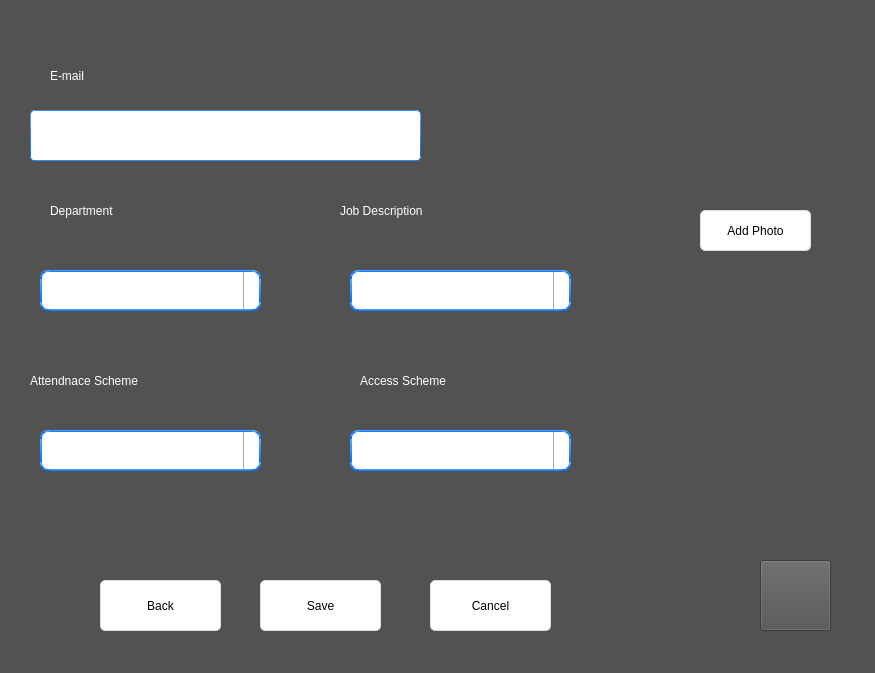
<?xml version="1.0" encoding="UTF-8"?>
<ui version="4.0">
 <class>newemp2</class>
 <widget class="QWidget" name="newemp2">
  <property name="geometry">
   <rect>
    <x>0</x>
    <y>0</y>
    <width>875</width>
    <height>673</height>
   </rect>
  </property>
  <property name="windowTitle">
   <string>Form</string>
  </property>
  <property name="styleSheet">
   <string notr="true">background-color:rgb(82, 82, 82);
font: 16pt &quot;Arial Rounded MT Bold&quot;;</string>
  </property>
  <widget class="QPushButton" name="addphoto_btn">
   <property name="geometry">
    <rect>
     <x>700</x>
     <y>210</y>
     <width>111</width>
     <height>41</height>
    </rect>
   </property>
   <property name="styleSheet">
    <string notr="true">QPushButton{
	font: 75 11pt &quot;MS Shell Dlg 2&quot;;
	border-style: solid;
	border-top-color: qlineargradient(spread:pad, x1:0.5, y1:1, x2:0.5, y2:0, stop:0 rgb(215, 215, 215), stop:1 rgb(222, 222, 222));
	border-right-color: qlineargradient(spread:pad, x1:0, y1:0.5, x2:1, y2:0.5, stop:0 rgb(217, 217, 217), stop:1 rgb(227, 227, 227));
	border-left-color: qlineargradient(spread:pad, x1:0, y1:0.5, x2:1, y2:0.5, stop:0 rgb(227, 227, 227), stop:1 rgb(217, 217, 217));
	border-bottom-color: qlineargradient(spread:pad, x1:0.5, y1:1, x2:0.5, y2:0, stop:0 rgb(215, 215, 215), stop:1 rgb(222, 222, 222));
	border-width: 1px;
	border-radius: 5px;
	color: rgb(0,0,0);
	padding: 2px;
	background-color: rgb(255,255,255);
}
QPushButton:hover{
	border-style: solid;
	border-top-color: qlineargradient(spread:pad, x1:0.5, y1:1, x2:0.5, y2:0, stop:0 rgb(195, 195, 195), stop:1 rgb(222, 222, 222));
	border-right-color: qlineargradient(spread:pad, x1:0, y1:0.5, x2:1, y2:0.5, stop:0 rgb(197, 197, 197), stop:1 rgb(227, 227, 227));
	border-left-color: qlineargradient(spread:pad, x1:0, y1:0.5, x2:1, y2:0.5, stop:0 rgb(227, 227, 227), stop:1 rgb(197, 197, 197));
	border-bottom-color: qlineargradient(spread:pad, x1:0.5, y1:1, x2:0.5, y2:0, stop:0 rgb(195, 195, 195), stop:1 rgb(222, 222, 222));
	border-width: 1px;
	border-radius: 5px;
	color: rgb(0,0,0);
	padding: 2px;
	background-color: rgb(255,255,255);
}
QPushButton:pressed{
	border-style: solid;
	border-top-color: qlineargradient(spread:pad, x1:0.5, y1:1, x2:0.5, y2:0, stop:0 rgb(215, 215, 215), stop:1 rgb(222, 222, 222));
	border-right-color: qlineargradient(spread:pad, x1:0, y1:0.5, x2:1, y2:0.5, stop:0 rgb(217, 217, 217), stop:1 rgb(227, 227, 227));
	border-left-color: qlineargradient(spread:pad, x1:0, y1:0.5, x2:1, y2:0.5, stop:0 rgb(227, 227, 227), stop:1 rgb(217, 217, 217));
	border-bottom-color: qlineargradient(spread:pad, x1:0.5, y1:1, x2:0.5, y2:0, stop:0 rgb(215, 215, 215), stop:1 rgb(222, 222, 222));
	border-width: 1px;
	border-radius: 5px;
	color: rgb(0,0,0);
	padding: 2px;
	background-color: rgb(142,142,142);
}
QPushButton:disabled{
	border-style: solid;
	border-top-color: qlineargradient(spread:pad, x1:0.5, y1:1, x2:0.5, y2:0, stop:0 rgb(215, 215, 215), stop:1 rgb(222, 222, 222));
	border-right-color: qlineargradient(spread:pad, x1:0, y1:0.5, x2:1, y2:0.5, stop:0 rgb(217, 217, 217), stop:1 rgb(227, 227, 227));
	border-left-color: qlineargradient(spread:pad, x1:0, y1:0.5, x2:1, y2:0.5, stop:0 rgb(227, 227, 227), stop:1 rgb(217, 217, 217));
	border-bottom-color: qlineargradient(spread:pad, x1:0.5, y1:1, x2:0.5, y2:0, stop:0 rgb(215, 215, 215), stop:1 rgb(222, 222, 222));
	border-width: 1px;
	border-radius: 5px;
	color: #808086;
	padding: 2px;
	background-color: rgb(142,142,142);
}</string>
   </property>
   <property name="text">
    <string>Add Photo</string>
   </property>
  </widget>
  <widget class="QPushButton" name="back_btn">
   <property name="geometry">
    <rect>
     <x>100</x>
     <y>580</y>
     <width>121</width>
     <height>51</height>
    </rect>
   </property>
   <property name="styleSheet">
    <string notr="true">QPushButton{
	font: 75 11pt &quot;MS Shell Dlg 2&quot;;
	border-style: solid;
	border-top-color: qlineargradient(spread:pad, x1:0.5, y1:1, x2:0.5, y2:0, stop:0 rgb(215, 215, 215), stop:1 rgb(222, 222, 222));
	border-right-color: qlineargradient(spread:pad, x1:0, y1:0.5, x2:1, y2:0.5, stop:0 rgb(217, 217, 217), stop:1 rgb(227, 227, 227));
	border-left-color: qlineargradient(spread:pad, x1:0, y1:0.5, x2:1, y2:0.5, stop:0 rgb(227, 227, 227), stop:1 rgb(217, 217, 217));
	border-bottom-color: qlineargradient(spread:pad, x1:0.5, y1:1, x2:0.5, y2:0, stop:0 rgb(215, 215, 215), stop:1 rgb(222, 222, 222));
	border-width: 1px;
	border-radius: 5px;
	color: rgb(0,0,0);
	padding: 2px;
	background-color: rgb(255,255,255);
}
QPushButton:hover{
	border-style: solid;
	border-top-color: qlineargradient(spread:pad, x1:0.5, y1:1, x2:0.5, y2:0, stop:0 rgb(195, 195, 195), stop:1 rgb(222, 222, 222));
	border-right-color: qlineargradient(spread:pad, x1:0, y1:0.5, x2:1, y2:0.5, stop:0 rgb(197, 197, 197), stop:1 rgb(227, 227, 227));
	border-left-color: qlineargradient(spread:pad, x1:0, y1:0.5, x2:1, y2:0.5, stop:0 rgb(227, 227, 227), stop:1 rgb(197, 197, 197));
	border-bottom-color: qlineargradient(spread:pad, x1:0.5, y1:1, x2:0.5, y2:0, stop:0 rgb(195, 195, 195), stop:1 rgb(222, 222, 222));
	border-width: 1px;
	border-radius: 5px;
	color: rgb(0,0,0);
	padding: 2px;
	background-color: rgb(255,255,255);
}
QPushButton:pressed{
	border-style: solid;
	border-top-color: qlineargradient(spread:pad, x1:0.5, y1:1, x2:0.5, y2:0, stop:0 rgb(215, 215, 215), stop:1 rgb(222, 222, 222));
	border-right-color: qlineargradient(spread:pad, x1:0, y1:0.5, x2:1, y2:0.5, stop:0 rgb(217, 217, 217), stop:1 rgb(227, 227, 227));
	border-left-color: qlineargradient(spread:pad, x1:0, y1:0.5, x2:1, y2:0.5, stop:0 rgb(227, 227, 227), stop:1 rgb(217, 217, 217));
	border-bottom-color: qlineargradient(spread:pad, x1:0.5, y1:1, x2:0.5, y2:0, stop:0 rgb(215, 215, 215), stop:1 rgb(222, 222, 222));
	border-width: 1px;
	border-radius: 5px;
	color: rgb(0,0,0);
	padding: 2px;
	background-color: rgb(142,142,142);
}
QPushButton:disabled{
	border-style: solid;
	border-top-color: qlineargradient(spread:pad, x1:0.5, y1:1, x2:0.5, y2:0, stop:0 rgb(215, 215, 215), stop:1 rgb(222, 222, 222));
	border-right-color: qlineargradient(spread:pad, x1:0, y1:0.5, x2:1, y2:0.5, stop:0 rgb(217, 217, 217), stop:1 rgb(227, 227, 227));
	border-left-color: qlineargradient(spread:pad, x1:0, y1:0.5, x2:1, y2:0.5, stop:0 rgb(227, 227, 227), stop:1 rgb(217, 217, 217));
	border-bottom-color: qlineargradient(spread:pad, x1:0.5, y1:1, x2:0.5, y2:0, stop:0 rgb(215, 215, 215), stop:1 rgb(222, 222, 222));
	border-width: 1px;
	border-radius: 5px;
	color: #808086;
	padding: 2px;
	background-color: rgb(142,142,142);
}</string>
   </property>
   <property name="text">
    <string>Back</string>
   </property>
  </widget>
  <widget class="QPushButton" name="save_btn">
   <property name="geometry">
    <rect>
     <x>260</x>
     <y>580</y>
     <width>121</width>
     <height>51</height>
    </rect>
   </property>
   <property name="styleSheet">
    <string notr="true">QPushButton{
	font: 75 11pt &quot;MS Shell Dlg 2&quot;;
	border-style: solid;
	border-top-color: qlineargradient(spread:pad, x1:0.5, y1:1, x2:0.5, y2:0, stop:0 rgb(215, 215, 215), stop:1 rgb(222, 222, 222));
	border-right-color: qlineargradient(spread:pad, x1:0, y1:0.5, x2:1, y2:0.5, stop:0 rgb(217, 217, 217), stop:1 rgb(227, 227, 227));
	border-left-color: qlineargradient(spread:pad, x1:0, y1:0.5, x2:1, y2:0.5, stop:0 rgb(227, 227, 227), stop:1 rgb(217, 217, 217));
	border-bottom-color: qlineargradient(spread:pad, x1:0.5, y1:1, x2:0.5, y2:0, stop:0 rgb(215, 215, 215), stop:1 rgb(222, 222, 222));
	border-width: 1px;
	border-radius: 5px;
	color: rgb(0,0,0);
	padding: 2px;
	background-color: rgb(255,255,255);
}
QPushButton:hover{
	border-style: solid;
	border-top-color: qlineargradient(spread:pad, x1:0.5, y1:1, x2:0.5, y2:0, stop:0 rgb(195, 195, 195), stop:1 rgb(222, 222, 222));
	border-right-color: qlineargradient(spread:pad, x1:0, y1:0.5, x2:1, y2:0.5, stop:0 rgb(197, 197, 197), stop:1 rgb(227, 227, 227));
	border-left-color: qlineargradient(spread:pad, x1:0, y1:0.5, x2:1, y2:0.5, stop:0 rgb(227, 227, 227), stop:1 rgb(197, 197, 197));
	border-bottom-color: qlineargradient(spread:pad, x1:0.5, y1:1, x2:0.5, y2:0, stop:0 rgb(195, 195, 195), stop:1 rgb(222, 222, 222));
	border-width: 1px;
	border-radius: 5px;
	color: rgb(0,0,0);
	padding: 2px;
	background-color: rgb(255,255,255);
}
QPushButton:pressed{
	border-style: solid;
	border-top-color: qlineargradient(spread:pad, x1:0.5, y1:1, x2:0.5, y2:0, stop:0 rgb(215, 215, 215), stop:1 rgb(222, 222, 222));
	border-right-color: qlineargradient(spread:pad, x1:0, y1:0.5, x2:1, y2:0.5, stop:0 rgb(217, 217, 217), stop:1 rgb(227, 227, 227));
	border-left-color: qlineargradient(spread:pad, x1:0, y1:0.5, x2:1, y2:0.5, stop:0 rgb(227, 227, 227), stop:1 rgb(217, 217, 217));
	border-bottom-color: qlineargradient(spread:pad, x1:0.5, y1:1, x2:0.5, y2:0, stop:0 rgb(215, 215, 215), stop:1 rgb(222, 222, 222));
	border-width: 1px;
	border-radius: 5px;
	color: rgb(0,0,0);
	padding: 2px;
	background-color: rgb(142,142,142);
}
QPushButton:disabled{
	border-style: solid;
	border-top-color: qlineargradient(spread:pad, x1:0.5, y1:1, x2:0.5, y2:0, stop:0 rgb(215, 215, 215), stop:1 rgb(222, 222, 222));
	border-right-color: qlineargradient(spread:pad, x1:0, y1:0.5, x2:1, y2:0.5, stop:0 rgb(217, 217, 217), stop:1 rgb(227, 227, 227));
	border-left-color: qlineargradient(spread:pad, x1:0, y1:0.5, x2:1, y2:0.5, stop:0 rgb(227, 227, 227), stop:1 rgb(217, 217, 217));
	border-bottom-color: qlineargradient(spread:pad, x1:0.5, y1:1, x2:0.5, y2:0, stop:0 rgb(215, 215, 215), stop:1 rgb(222, 222, 222));
	border-width: 1px;
	border-radius: 5px;
	color: #808086;
	padding: 2px;
	background-color: rgb(142,142,142);
}</string>
   </property>
   <property name="text">
    <string>Save</string>
   </property>
  </widget>
  <widget class="QPushButton" name="cancel_btn">
   <property name="geometry">
    <rect>
     <x>430</x>
     <y>580</y>
     <width>121</width>
     <height>51</height>
    </rect>
   </property>
   <property name="styleSheet">
    <string notr="true">QPushButton{
	font: 75 11pt &quot;MS Shell Dlg 2&quot;;
	border-style: solid;
	border-top-color: qlineargradient(spread:pad, x1:0.5, y1:1, x2:0.5, y2:0, stop:0 rgb(215, 215, 215), stop:1 rgb(222, 222, 222));
	border-right-color: qlineargradient(spread:pad, x1:0, y1:0.5, x2:1, y2:0.5, stop:0 rgb(217, 217, 217), stop:1 rgb(227, 227, 227));
	border-left-color: qlineargradient(spread:pad, x1:0, y1:0.5, x2:1, y2:0.5, stop:0 rgb(227, 227, 227), stop:1 rgb(217, 217, 217));
	border-bottom-color: qlineargradient(spread:pad, x1:0.5, y1:1, x2:0.5, y2:0, stop:0 rgb(215, 215, 215), stop:1 rgb(222, 222, 222));
	border-width: 1px;
	border-radius: 5px;
	color: rgb(0,0,0);
	padding: 2px;
	background-color: rgb(255,255,255);
}
QPushButton:hover{
	border-style: solid;
	border-top-color: qlineargradient(spread:pad, x1:0.5, y1:1, x2:0.5, y2:0, stop:0 rgb(195, 195, 195), stop:1 rgb(222, 222, 222));
	border-right-color: qlineargradient(spread:pad, x1:0, y1:0.5, x2:1, y2:0.5, stop:0 rgb(197, 197, 197), stop:1 rgb(227, 227, 227));
	border-left-color: qlineargradient(spread:pad, x1:0, y1:0.5, x2:1, y2:0.5, stop:0 rgb(227, 227, 227), stop:1 rgb(197, 197, 197));
	border-bottom-color: qlineargradient(spread:pad, x1:0.5, y1:1, x2:0.5, y2:0, stop:0 rgb(195, 195, 195), stop:1 rgb(222, 222, 222));
	border-width: 1px;
	border-radius: 5px;
	color: rgb(0,0,0);
	padding: 2px;
	background-color: rgb(255,255,255);
}
QPushButton:pressed{
	border-style: solid;
	border-top-color: qlineargradient(spread:pad, x1:0.5, y1:1, x2:0.5, y2:0, stop:0 rgb(215, 215, 215), stop:1 rgb(222, 222, 222));
	border-right-color: qlineargradient(spread:pad, x1:0, y1:0.5, x2:1, y2:0.5, stop:0 rgb(217, 217, 217), stop:1 rgb(227, 227, 227));
	border-left-color: qlineargradient(spread:pad, x1:0, y1:0.5, x2:1, y2:0.5, stop:0 rgb(227, 227, 227), stop:1 rgb(217, 217, 217));
	border-bottom-color: qlineargradient(spread:pad, x1:0.5, y1:1, x2:0.5, y2:0, stop:0 rgb(215, 215, 215), stop:1 rgb(222, 222, 222));
	border-width: 1px;
	border-radius: 5px;
	color: rgb(0,0,0);
	padding: 2px;
	background-color: rgb(142,142,142);
}
QPushButton:disabled{
	border-style: solid;
	border-top-color: qlineargradient(spread:pad, x1:0.5, y1:1, x2:0.5, y2:0, stop:0 rgb(215, 215, 215), stop:1 rgb(222, 222, 222));
	border-right-color: qlineargradient(spread:pad, x1:0, y1:0.5, x2:1, y2:0.5, stop:0 rgb(217, 217, 217), stop:1 rgb(227, 227, 227));
	border-left-color: qlineargradient(spread:pad, x1:0, y1:0.5, x2:1, y2:0.5, stop:0 rgb(227, 227, 227), stop:1 rgb(217, 217, 217));
	border-bottom-color: qlineargradient(spread:pad, x1:0.5, y1:1, x2:0.5, y2:0, stop:0 rgb(215, 215, 215), stop:1 rgb(222, 222, 222));
	border-width: 1px;
	border-radius: 5px;
	color: #808086;
	padding: 2px;
	background-color: rgb(142,142,142);
}</string>
   </property>
   <property name="text">
    <string>Cancel</string>
   </property>
  </widget>
  <widget class="QLabel" name="label_2">
   <property name="geometry">
    <rect>
     <x>50</x>
     <y>190</y>
     <width>191</width>
     <height>41</height>
    </rect>
   </property>
   <property name="styleSheet">
    <string notr="true">color: rgb(255, 255, 255);</string>
   </property>
   <property name="text">
    <string>Department</string>
   </property>
  </widget>
  <widget class="QLabel" name="label_3">
   <property name="geometry">
    <rect>
     <x>340</x>
     <y>180</y>
     <width>221</width>
     <height>61</height>
    </rect>
   </property>
   <property name="styleSheet">
    <string notr="true">color: rgb(255, 255, 255);</string>
   </property>
   <property name="text">
    <string>Job Description</string>
   </property>
  </widget>
  <widget class="QLabel" name="label_4">
   <property name="geometry">
    <rect>
     <x>360</x>
     <y>360</y>
     <width>271</width>
     <height>41</height>
    </rect>
   </property>
   <property name="styleSheet">
    <string notr="true">color: rgb(255, 255, 255);</string>
   </property>
   <property name="text">
    <string>Access Scheme</string>
   </property>
  </widget>
  <widget class="QLabel" name="label_7">
   <property name="geometry">
    <rect>
     <x>30</x>
     <y>360</y>
     <width>311</width>
     <height>41</height>
    </rect>
   </property>
   <property name="styleSheet">
    <string notr="true">color: rgb(255, 255, 255);</string>
   </property>
   <property name="text">
    <string>Attendnace Scheme</string>
   </property>
  </widget>
  <widget class="QComboBox" name="job_drop">
   <property name="geometry">
    <rect>
     <x>40</x>
     <y>430</y>
     <width>221</width>
     <height>41</height>
    </rect>
   </property>
   <property name="styleSheet">
    <string notr="true">QComboBox {
    border-width: 2px;
    border-radius: 8px;
    border-style: solid;
   border-style: solid;
	border-color: qlineargradient(spread:pad, x1:0.5, y1:1, x2:0.5, y2:0, stop:0 rgba(0, 113, 255, 255), stop:1 rgba(91, 171, 252, 255));
    background-color: #f4f4f4;
    color: #272727;
    padding-left: 5px;
background-image : url(&quot;D/ahmos/Desktop/senior proj 222/go-down.png&quot;);
}
QComboBox:editable, QComboBox:!editable, QComboBox::drop-down:editable, QComboBox:!editable:on, QComboBox::drop-down:editable:on {
    background: #ffffff;
}
QComboBox::drop-down {
    subcontrol-origin: padding;
    subcontrol-position: top right;
    width: 15px;
    color: #272727;
    border-left-width: 1px;
    border-left-color: darkgray;
    border-left-style: solid;
    border-top-right-radius: 3px;
    border-bottom-right-radius: 3px;
}


QComboBox::down-arrow:on {
image: url(/D/ahmos/Desktop/senior proj 222/go-down.png);
    top: 1px;
    left: 1px;
}
QComboBox QAbstractItemView {
    border: 1px solid darkgray;
    border-radius: 8px;
    selection-background-color: #dadada;
    selection-color: #272727;
    color: #272727;
    background: white;
}</string>
   </property>
  </widget>
  <widget class="QComboBox" name="dep_drop">
   <property name="geometry">
    <rect>
     <x>350</x>
     <y>270</y>
     <width>221</width>
     <height>41</height>
    </rect>
   </property>
   <property name="styleSheet">
    <string notr="true">QComboBox, QFontComboBox {
    border-width: 2px;
    border-radius: 8px;
    
border-style: solid;
	border-color: qlineargradient(spread:pad, x1:0.5, y1:1, x2:0.5, y2:0, stop:0 rgba(0, 113, 255, 255), stop:1 rgba(91, 171, 252, 255));
    background-color: #f4f4f4;
    color: #272727;
    padding-left: 5px;
}
QComboBox:editable, QComboBox:!editable, QComboBox::drop-down:editable, QComboBox:!editable:on, QComboBox::drop-down:editable:on {
    background: #ffffff;
}
QComboBox::drop-down {
    subcontrol-origin: padding;
    subcontrol-position: top right;
    width: 15px;
    color: #272727;
    border-left-width: 1px;
    border-left-color: darkgray;
    border-left-style: solid;
    border-top-right-radius: 3px;
    border-bottom-right-radius: 3px;
}


QComboBox::down-arrow:on {
    top: 1px;
    left: 1px;
}
QComboBox QAbstractItemView {
    border: 1px solid darkgray;
    border-radius: 8px;
    selection-background-color: #dadada;
    selection-color: #272727;
    color: #272727;
    background: white;
}
</string>
   </property>
  </widget>
  <widget class="QComboBox" name="acc_drop">
   <property name="geometry">
    <rect>
     <x>350</x>
     <y>430</y>
     <width>221</width>
     <height>41</height>
    </rect>
   </property>
   <property name="styleSheet">
    <string notr="true">QComboBox, QFontComboBox {
    border-width: 2px;
    border-radius: 8px;
border-style: solid;
	border-color: qlineargradient(spread:pad, x1:0.5, y1:1, x2:0.5, y2:0, stop:0 rgba(0, 113, 255, 255), stop:1 rgba(91, 171, 252, 255));
    background-color: #f4f4f4;
    color: #272727;
    padding-left: 5px;
}
QComboBox:editable, QComboBox:!editable, QComboBox::drop-down:editable, QComboBox:!editable:on, QComboBox::drop-down:editable:on {
    background: #ffffff;
}
QComboBox::drop-down {
    subcontrol-origin: padding;
    subcontrol-position: top right;
    width: 15px;
    color: #272727;
    border-left-width: 1px;
    border-left-color: darkgray;
    border-left-style: solid;
    border-top-right-radius: 3px;
    border-bottom-right-radius: 3px;
}


QComboBox::down-arrow:on {
    top: 1px;
    left: 1px;
}
QComboBox QAbstractItemView {
    border: 1px solid darkgray;
    border-radius: 8px;
    selection-background-color: #dadada;
    selection-color: #272727;
    color: #272727;
    background: white;
}</string>
   </property>
  </widget>
  <widget class="QComboBox" name="att_drop">
   <property name="geometry">
    <rect>
     <x>40</x>
     <y>270</y>
     <width>221</width>
     <height>41</height>
    </rect>
   </property>
   <property name="styleSheet">
    <string notr="true">QComboBox, QFontComboBox {
    border-width: 2px;
    border-radius: 8px;
 border-style: solid;
	border-color: qlineargradient(spread:pad, x1:0.5, y1:1, x2:0.5, y2:0, stop:0 rgba(0, 113, 255, 255), stop:1 rgba(91, 171, 252, 255));
    background-color: #f4f4f4;
    color: #272727;
    padding-left: 5px;
}
QComboBox:editable, QComboBox:!editable, QComboBox::drop-down:editable, QComboBox:!editable:on, QComboBox::drop-down:editable:on {
    background: #ffffff;
}
QComboBox::drop-down {
    subcontrol-origin: padding;
    subcontrol-position: top right;
    width: 15px;
    color: #272727;
    border-left-width: 1px;
    border-left-color: darkgray;
    border-left-style: solid;
    border-top-right-radius: 3px;
    border-bottom-right-radius: 3px;
}


QComboBox::down-arrow:on {
    top: 1px;
    left: 1px;
}
QComboBox QAbstractItemView {
    border: 1px solid darkgray;
    border-radius: 8px;
    selection-background-color: #dadada;
    selection-color: #272727;
    color: #272727;
    background: white;
}</string>
   </property>
  </widget>
  <widget class="QLineEdit" name="email_line">
   <property name="geometry">
    <rect>
     <x>30</x>
     <y>110</y>
     <width>391</width>
     <height>51</height>
    </rect>
   </property>
   <property name="styleSheet">
    <string notr="true">border-width: 1px; border-radius: 4px;
background-color: rgb(255, 255, 255);
	border-style: solid;
	border-color: qlineargradient(spread:pad, x1:0.5, y1:1, x2:0.5, y2:0, stop:0 rgba(0, 113, 255, 255), stop:1 rgba(91, 171, 252, 255));</string>
   </property>
  </widget>
  <widget class="QLabel" name="label">
   <property name="geometry">
    <rect>
     <x>50</x>
     <y>50</y>
     <width>191</width>
     <height>51</height>
    </rect>
   </property>
   <property name="styleSheet">
    <string notr="true">color: rgb(255, 255, 255);</string>
   </property>
   <property name="text">
    <string>E-mail</string>
   </property>
  </widget>
  <widget class="QPushButton" name="delete_btn">
   <property name="geometry">
    <rect>
     <x>760</x>
     <y>560</y>
     <width>71</width>
     <height>71</height>
    </rect>
   </property>
   <property name="styleSheet">
    <string notr="true"> background-image: url(&quot;D:/ahmos/Desktop/senior proj 222/APP-main/trash1.jpg&quot;);</string>
   </property>
   <property name="text">
    <string/>
   </property>
  </widget>
 </widget>
 <resources/>
 <connections/>
</ui>
